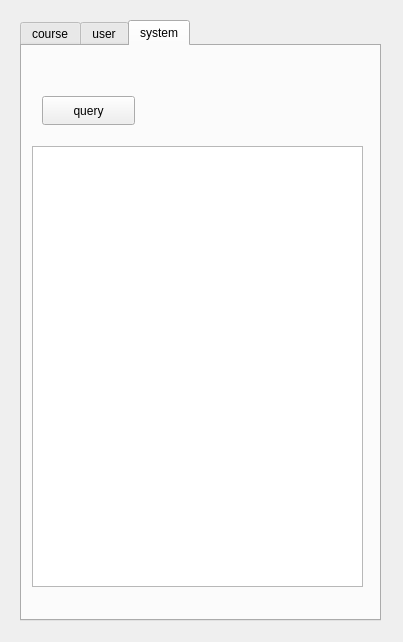
<?xml version="1.0" encoding="UTF-8"?>
<ui version="4.0">
 <class>Form_Admin</class>
 <widget class="QWidget" name="Form_Admin">
  <property name="geometry">
   <rect>
    <x>0</x>
    <y>0</y>
    <width>403</width>
    <height>642</height>
   </rect>
  </property>
  <property name="windowTitle">
   <string>Form</string>
  </property>
  <widget class="QTabWidget" name="tabWidget">
   <property name="geometry">
    <rect>
     <x>20</x>
     <y>20</y>
     <width>361</width>
     <height>601</height>
    </rect>
   </property>
   <property name="currentIndex">
    <number>2</number>
   </property>
   <widget class="QWidget" name="tab">
    <attribute name="title">
     <string>course</string>
    </attribute>
    <widget class="QTableWidget" name="qTableWidget1">
     <property name="geometry">
      <rect>
       <x>10</x>
       <y>110</y>
       <width>331</width>
       <height>441</height>
      </rect>
     </property>
    </widget>
    <widget class="QPushButton" name="pushButton">
     <property name="geometry">
      <rect>
       <x>10</x>
       <y>20</y>
       <width>93</width>
       <height>29</height>
      </rect>
     </property>
     <property name="text">
      <string>query</string>
     </property>
    </widget>
    <widget class="QPushButton" name="pushButton_2">
     <property name="geometry">
      <rect>
       <x>10</x>
       <y>60</y>
       <width>93</width>
       <height>29</height>
      </rect>
     </property>
     <property name="text">
      <string>add</string>
     </property>
    </widget>
    <widget class="QPushButton" name="pushButton_3">
     <property name="geometry">
      <rect>
       <x>120</x>
       <y>60</y>
       <width>93</width>
       <height>29</height>
      </rect>
     </property>
     <property name="text">
      <string>modify</string>
     </property>
    </widget>
    <widget class="QPushButton" name="pushButton_4">
     <property name="geometry">
      <rect>
       <x>230</x>
       <y>60</y>
       <width>93</width>
       <height>29</height>
      </rect>
     </property>
     <property name="text">
      <string>delete</string>
     </property>
    </widget>
   </widget>
   <widget class="QWidget" name="tab_2">
    <attribute name="title">
     <string>user</string>
    </attribute>
    <widget class="QTableWidget" name="qTableWidget1_2">
     <property name="geometry">
      <rect>
       <x>10</x>
       <y>120</y>
       <width>331</width>
       <height>441</height>
      </rect>
     </property>
    </widget>
    <widget class="QPushButton" name="pushButton_5">
     <property name="geometry">
      <rect>
       <x>10</x>
       <y>30</y>
       <width>93</width>
       <height>29</height>
      </rect>
     </property>
     <property name="text">
      <string>query</string>
     </property>
    </widget>
    <widget class="QPushButton" name="pushButton_6">
     <property name="geometry">
      <rect>
       <x>10</x>
       <y>70</y>
       <width>93</width>
       <height>29</height>
      </rect>
     </property>
     <property name="text">
      <string>add</string>
     </property>
    </widget>
    <widget class="QPushButton" name="pushButton_7">
     <property name="geometry">
      <rect>
       <x>120</x>
       <y>70</y>
       <width>93</width>
       <height>29</height>
      </rect>
     </property>
     <property name="text">
      <string>modify</string>
     </property>
    </widget>
    <widget class="QPushButton" name="pushButton_8">
     <property name="geometry">
      <rect>
       <x>230</x>
       <y>70</y>
       <width>93</width>
       <height>29</height>
      </rect>
     </property>
     <property name="text">
      <string>delete</string>
     </property>
    </widget>
   </widget>
   <widget class="QWidget" name="tab_3">
    <attribute name="title">
     <string>system</string>
    </attribute>
    <widget class="QTableWidget" name="qTableWidget1_3">
     <property name="geometry">
      <rect>
       <x>10</x>
       <y>100</y>
       <width>331</width>
       <height>441</height>
      </rect>
     </property>
    </widget>
    <widget class="QPushButton" name="pushButton_9">
     <property name="geometry">
      <rect>
       <x>20</x>
       <y>50</y>
       <width>93</width>
       <height>29</height>
      </rect>
     </property>
     <property name="text">
      <string>query</string>
     </property>
    </widget>
   </widget>
  </widget>
 </widget>
 <resources/>
 <connections/>
</ui>
